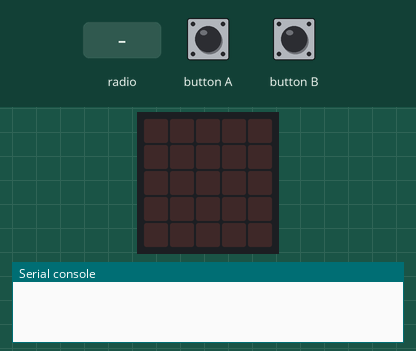
This program was run on a simulated Calliope mini (MakeCode). Parts: the board's 5×5 LED display, the last lines printed to the serial console. Inputs (shaded band) come from the test bench. No radio messages arrive unless stated (any console line starting 'radio sent:' is added by the test bench).

Above: at 2.2 s.
2.3 s: radio message "1" arrives
At 5.2 s:
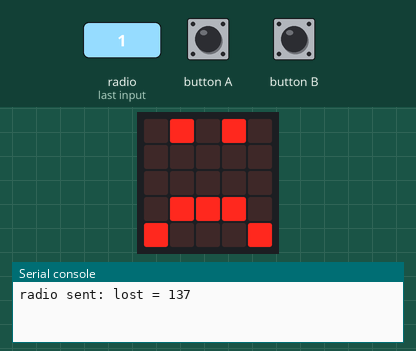
5.3 s: button B pressed for 0.15 s
At 5.59 s:
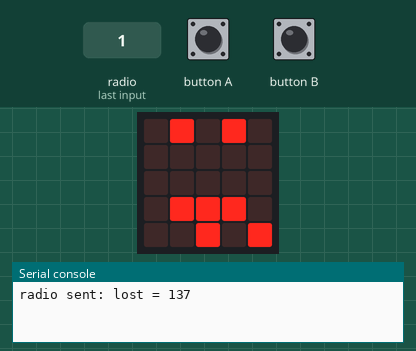
7.2 s: button B pressed for 0.15 s
8.9 s: button A pressed for 0.15 s
10.6 s: radio message "1" arrives
At 11.6 s:
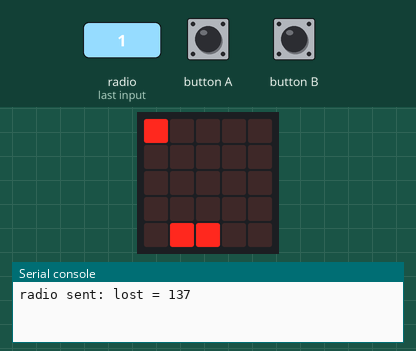
Timing chart, 0 to 13.6 s (numbered marks = the images above; inputs shaded):
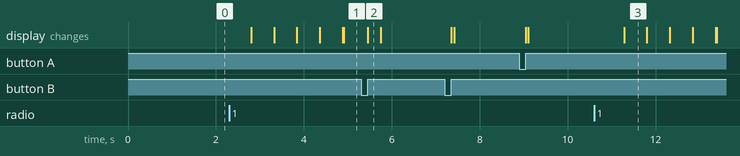

The program:

main.ts
```typescript
radio.onDataPacketReceived(function () {
    let value = 0
    if (value == 137) {
        status = 2
    } else if (value == 11) {
        y = -2
        richtung_y = -1
        status = 1
    } else {
        let name = ""
        x = parseInt(name)
        richtung_x = value
        y = -1
        richtung_y = 1
        status = 1
    }
})
input.onButtonPressed(Button.A, function () {
    if (balken_x > 0) {
        balken_x += -1
        led.unplot(balken_x + 2, 4)
        led.plot(balken_x, 4)
    }
})
input.onButtonPressed(Button.B, function () {
    if (status == 0) {
        radio.sendValue("go", 11)
        richtung_y = -1
        richtung_x = 1
        x = 3
        y = 3
        led.plot(3, 3)
        status = 1
    }
    if (balken_x < 3) {
        balken_x += 1
        led.unplot(balken_x - 1, 4)
        led.plot(balken_x + 1, 4)
    }
})
let balken_x = 0
let richtung_x = 0
let richtung_y = 0
let y = 0
let status = 0
let x = 0
status = 0
basic.pause(1000)
basic.forever(function () {
    if (status == 1) {
        basic.pause(500)
        y += richtung_y
        x += richtung_x
        if (x < 0 || x > 4) {
            richtung_x = richtung_x * -1
            x += richtung_x
            x += richtung_x
        }
        if (y > 3) {
            if (x + richtung_x * -1 == balken_x || x + richtung_x * -1 == balken_x + 1) {
                richtung_y = richtung_y * -1
                y += richtung_y
                y += richtung_y
            } else {
                status = 3
                radio.sendValue("lost", 137)
            }
        } else if (y == -1) {
            richtung_x = richtung_x * -1
            x += richtung_x
            if (x < 0 || x > 4) {
                richtung_x = richtung_x * -1
                x += richtung_x
                x += richtung_x
            }
            x += -4
            x = x * -1
            radio.sendValue(x.toString(), richtung_x)
        }
        basic.clearScreen()
        led.plot(x, y)
        led.plot(balken_x, 4)
        led.plot(balken_x + 1, 4)
    } else if (status == 2) {
        basic.showLeds(`
            . # . # .
            . . . . .
            . . . . .
            # . . . #
            . # # # .
            `)
    } else if (status == 3) {
        basic.showLeds(`
            . # . # .
            . . . . .
            . . . . .
            . # # # .
            # . . . #
            `)
    }
})
```

test.ts
```typescript
// Hier kann man Tests durchführen; diese Datei wird nicht kompiliert, wenn dieses Paket als Erweiterung verwendet wird.
```

Measured:
- after the input at 2.3 s, the display: first changes after 0.50 s (image 1 shows a later state)
- after the input at 5.3 s, the display: changes after 0.15 s (image 2)
- after the input at 10.6 s, the display: changes after 0.68 s (image 3)
- what the display in image 3 shows lasts 0.5 s, from 11.3 s to 11.8 s
